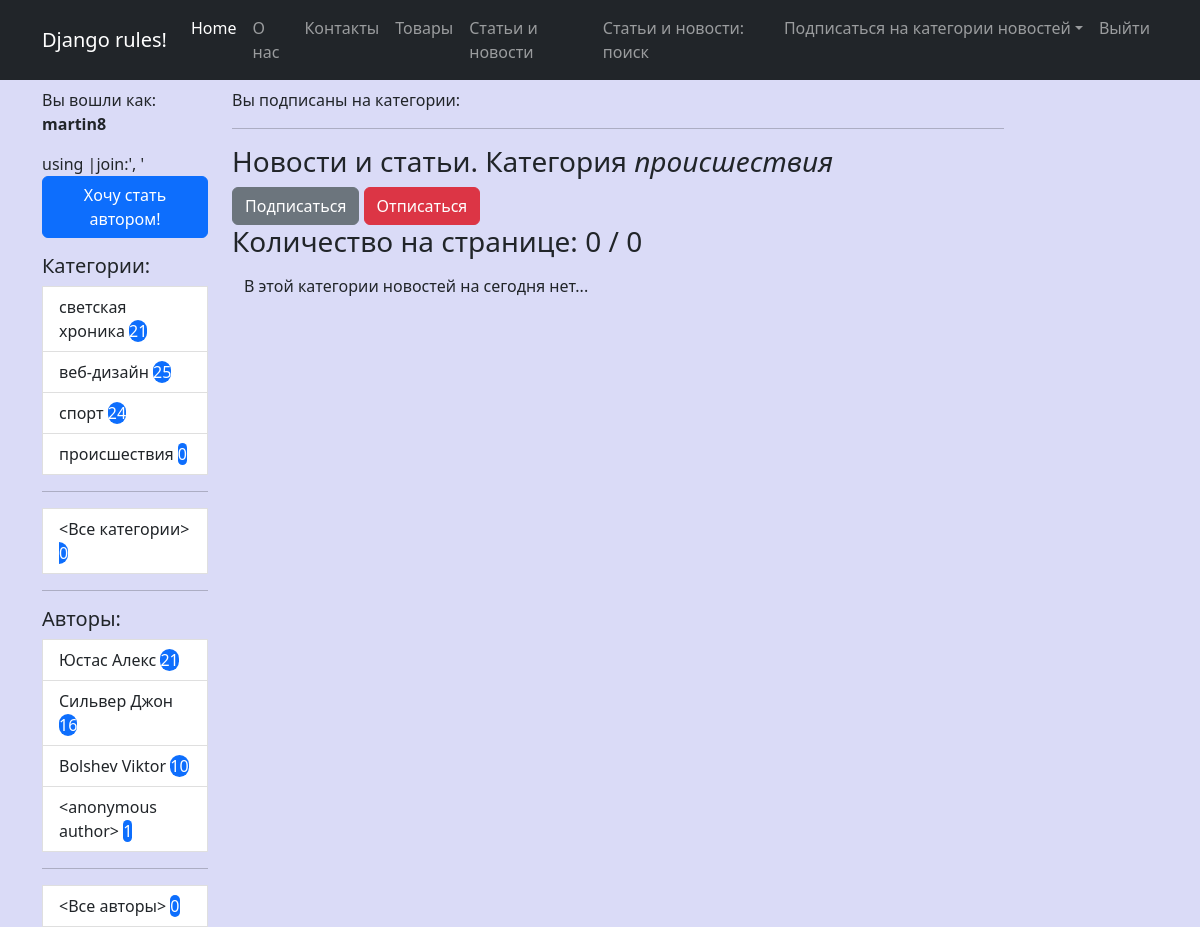
The app's page /news/category/4/ (signed in), older data.
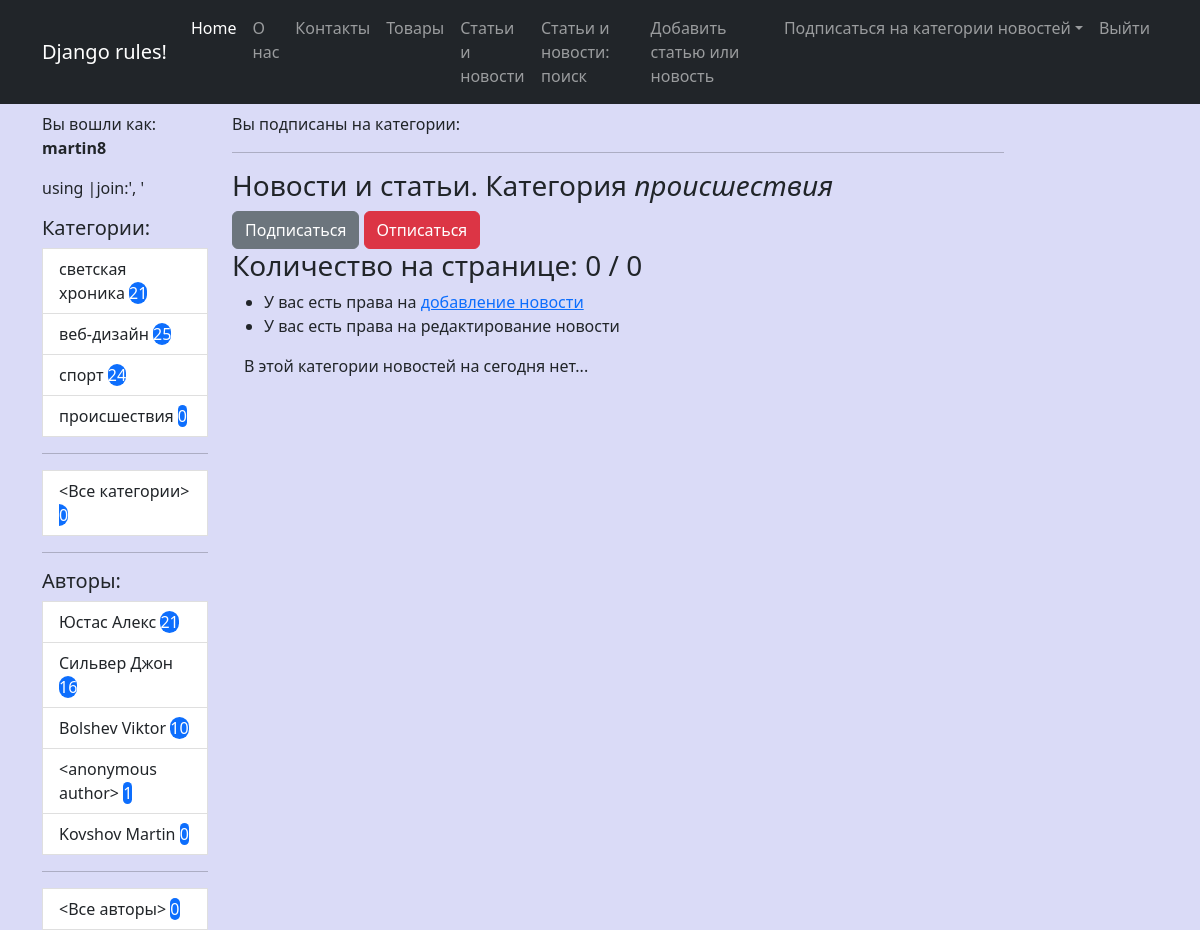
The same page, newer data.
### news/models.py (models this page shows, shortened)
class Category(m.Model):
    name = m.CharField(max_length=30, unique=True, verbose_name="Категория")
    user = m.ManyToManyField(User, through='UserCategory')
    def get_absolute_url(self):
        return reverse_lazy('news_by_cat', kwargs = {'pk':self.id})
    def __str__(self) -> str:
        return self.name
    class Meta:
        ordering = ['-name']
        verbose_name = "Категория"
        verbose_name_plural = 'Категории'

class Author(m.Model):
    user = m.OneToOneField(User, on_delete=m.CASCADE)
    rating = m.SmallIntegerField(default=0, verbose_name='Рейтинг')
    def get_absolute_url(self):
        return reverse_lazy('news_by_author', kwargs = {'pk':self.id})
    def __str__(self) -> str:
        name = f"{self.user.last_name} {self.user.first_name}".strip()
        name = '<anonymous author>' if not name else name
        return name

### news/views.py (the view)
# urls.py: path('category/<int:pk>/', NewsByCategory.as_view(), name='news_by_cat'),
class NewsByCategory(LoginRequiredMixin, CustomContextMixin, ListView):
    model = Post
    template_name = 'news/news.html'
    context_object_name = 'news'
    paginate_by = 3
    def get_queryset(self, **kwargs):
        qs = super().get_queryset(**kwargs)
        return qs.filter(categories=self.kwargs.get('pk'))
    def get_context_data(self, **kwargs):
        context = super().get_context_data(**kwargs)
        context['current_category'] = Category.objects.get(pk=self.kwargs.get('pk'))
        return context

### news/templates/news/news.html (shortened to what this page needs)
{% extends 'base.html' %}
{% load custom_filters %}
{% block content %}
    <hr>
    {% if current_category %}
        <h3>Новости и статьи. Категория <em>{{ current_category }}</em></h3>
        <a href="{% url 'follow_category' current_category.pk %}" class="btn btn-secondary">Подписаться</a>
        <a href="{% url 'unfollow_category' current_category.pk %}" class="btn btn-danger">Отписаться</a>
    {% else %}
        <h3>Новости и статьи.</h3>
    {% endif %}
    <h3>Количество на странице: {{ news|length }} / {{ news_count }}</h3>
    <ul>
        {% if perms.news.add_post %}
        <li>У вас есть права на <a href="{% url 'add_news' %}">добавление новоcти</a></li>
        {% endif %}
        {% if perms.news.change_post %}
        <li>У вас есть права на редактирование новости</li>
        {% endif %}
    </ul>
    <div class="container mt-10">
        {% for nws in page_obj %}
        <div class="row">
            <div class="card mb-3" style="width: 80rem;">
                <div class="card header">Категория:
                    <p>
                    {% for cat in nws.categories.all  %}
                        <a href="{{ cat.get_absolute_url }}" class="btn btn-secondary">{{ cat.name }}</a>
                    {% endfor %}
                </p>
                </div>
                <div class="card-body">
                    <h5 class="card-title text-center">
                    {{ nws.title|censor }}
                    </h5>
                    <h5>
                        Автор: <a href="{{ nws.author.get_absolute_url }}">{{ nws.author }}</a>
                    </h5>
                    <p class="card-text">{{ nws.content|censor|truncatewords:50 }}</p>
                    <a href="{{ nws.get_absolute_url }}" class="btn btn-primary">Подробности...</a>
                </div>
                <div class="card-footer">
                    {{ nws.created_dtm|date:'d.m.Y' }}: С момента опубликования прошло {{ nws.created_dtm|timesince }}
                </div>
              </div>
        </div>
        {% empty %}
                    <p class="card-text">В этой категории новостей на сегодня нет...</p>
        {% endfor %}
    </div>
{% endblock content %}

### templates/base.html (shortened to what this page needs)
{% load static %}
{% load custom_filters %}
<!DOCTYPE html>
<html lang="en">
    <head>
        <link href="https://cdn.jsdelivr.net/npm/bootstrap@5.2.1/dist/css/bootstrap.min.css" rel="stylesheet">
        <link href="https://getbootstrap.com/docs/5.2/assets/css/docs.css" rel="stylesheet">
        <link href="{% static 'css/my_style.css' %}" rel="stylesheet" type="text/css">
    </head>
    <body>
        {% include 'inc/_navbar.html' %}
        <div class="container">
            <div class="row mt-2">
                <div class="col-lg-2">
                    <p>Вы вошли как: <b>{{ request.user.username }}</b>
                        <p>{{ cats_by_user|join:', '}}</p><span class="comment">using |join:', '</span>
                    {% if is_not_author %}
                    <a href="{% url 'upgrade' %}" class="btn btn-primary"> Хочу стать автором!</a>
                    {% endif %}
                    </p>
                    {% include 'inc/_sidebar.html' %}
                </div>
                <div class="col-lg-10">
                    <p>Вы подписаны на категории:
                    </p>
                    <div class="col-lg-10 text-start">
                        {% block content %}{% endblock content %}
                    </div>
                </div>
            </div>
        </div>
    </body>
</html>

### templates/inc/_sidebar.html
<div class="list-group">
    <h5>Категории:</h5>
    <div class="col-lt-1">
        {% for cat in categories %}
        <a href="{{ cat.get_absolute_url }}" class="list-group-item list-group-item-action" aria-current="true">
        {{ cat.name }} <span class="'badge rounded-pill text-bg-primary">{{ cat.cnt }}</span>
        </a>
        {% endfor %}
        <hr>
        <a href="{% url 'all_news' %}" class="list-group-item list-group-item-action" aria-current="true">
            <Все категории> <span class="'badge rounded-pill text-bg-primary"> {{ news_count }}</span>
        </a>
    </div>
</div>
<hr>
<h5>Авторы:</h5>
<div class="list-group">
    <div class="col-lt-1">
        {% for auth in authors %}
        <a href="{{ auth.get_absolute_url }}" class="list-group-item list-group-item-action" aria-current="true">
        {{ auth|default:'anonymous' }} <span class="'badge rounded-pill text-bg-primary"> {{ auth.cnt }}</span>
        </a>
        {% endfor %}
        <hr>
        <a href="{% url 'all_news' %}" class="list-group-item list-group-item-action" aria-current="true">
            <Все авторы> <span class="'badge rounded-pill text-bg-primary"> {{ news_count }}</span>
        </a>
    </div>
</div>

Row changes from the older to the newer data that the page shows:
added Author: user.first_name "Kovshov Martin", cnt "0"
Text that changed along with them:
text no longer shown: "Хочу стать автором!"
text now shown: "Добавить статью или новость У вас есть права на добавление новоcти У вас есть права на редактирование новости"
